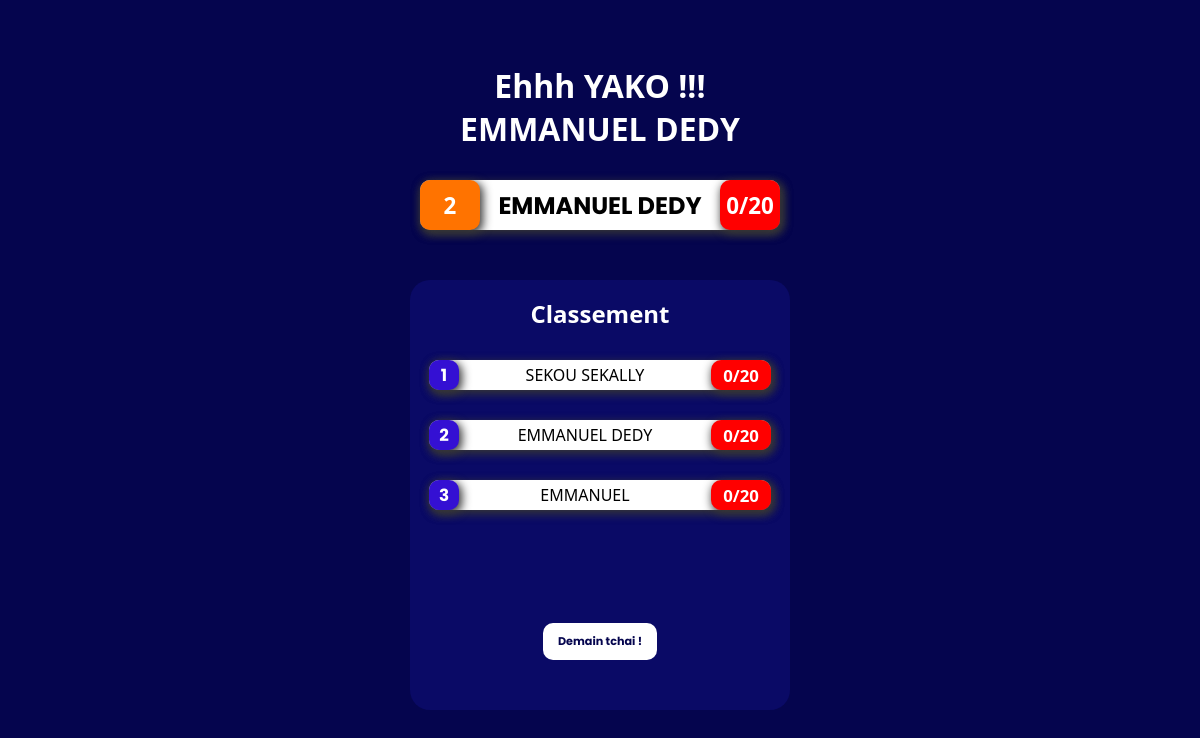
Page /admin (signed in) on the earlier database version.
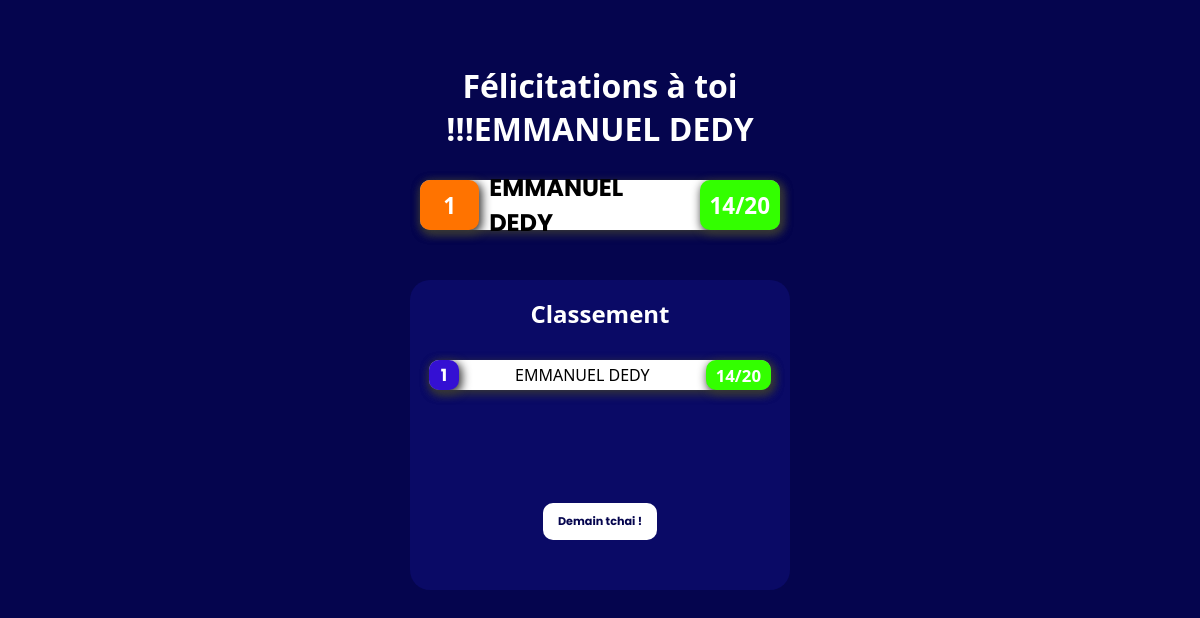
Same page on the later database version.
### app.py (models this page shows, shortened)
class Profiles(db.Model):
    id = db.Column(db.Integer, primary_key = True)
    nom = db.Column(db.String(20), unique = False , nullable = False)
    password = db.Column(db.String(8),nullable = False)

class classement(db.Model):
    id = db.Column(db.Integer, primary_key = True)
    comp = db.Column(db.String(20), unique = False , nullable = False)
    note = db.Column(db.Integer)

### app.py (the view)
@app.route('/admin')
def admin():
    if 'utilisateur_id' in session:
        sessionp = Profiles.query.get(session['utilisateur_id'])
    else:
        return redirect('/pre')
    classep = classement.query.all()
    eudpe = Profiles.query.all()
    datae = compte.query.get(2)
    tab = []
    for i in classep :
        tab.append([i.note,i.comp ])
    q=[]
    tab = sorted(tab)
    w= reversed(tab)
    comp=[]
    for i in tab:
        q.append(i[0])
    maxe = max(q)
    for i in tab:
        if maxe == i[0] :
            aqsz = i
            print(aqsz)
            break
    dss = sessionp.nom
    txs= [datae.comp,dss]
    print(txs)
    lenm= len(tab)-2
    qcs=[]
    for a in tab[::-1]:
        qcs.append(a)
    qsw = qcs.index(txs)+1
    session.pop('utilisateur_id', None)
    return render_template("admin.html",tab=qcs,comp=comp,maxe=txs,lenm=lenm,qsw=qsw)

### templates/admin.html (shortened to what this page needs)
<!DOCTYPE html>
<html lang="en">
<head>
    <link rel="stylesheet" href="/static/CSS/admin.css">
</head>
<body>
    <div class="aqwxc">
            {% if maxe[0]>= 10 %}
        <div class="clase" style="color: white;">
            <a href="/fin" style="text-decoration: none;color: white;"><h1 id="class" style="text-align: center;">Félicitations à toi !!!<span style="text-transform: uppercase;font-family: 'Segoe UI', Tahoma, Geneva, Verdana, sans-serif;">{{maxe[1]}}</span> </h1></a>
        </div>
        {% else %}
        <div class="clase" style="color: white;">
            <a href="/fin" style="text-decoration: none;color: white;"><h1 id="class" style="text-align: center;">Ehhh YAKO !!! <span style="text-transform: uppercase;font-family: 'Segoe UI', Tahoma, Geneva, Verdana, sans-serif;">{{maxe[1]}}</span> </h1></a>
        </div>
        {% endif %}
        {% if maxe %}
        <div class="lopm">
            <div class="lo1">
                <div class="lo105">
                    <h1 id="lo11">{{qsw}}</h1>
                </div>
                <div class="lo12">
                    <h2 style="text-transform: uppercase;">{{maxe[1]}}</h2>
                </div>
                {% if maxe[0]>= 10 %}
                    <div class="lo10">
                        <h1 id="lo11">{{maxe[0]}}/20</h1>
                    </div>
                {% else %}
                    <div class="lo100">
                        <h1 id="lo11">{{maxe[0]}}/20</h1>
                    </div>
                {% endif %}
            </div>
        </div>
        {% endif %}
        <section>
            <div class="clase5" style="color: white;">
                <a href="/fin" style="text-decoration: none;color: white;"><h1 id="class" style="text-align: center;">Classement </h1></a>
            </div>
            {% for i in tab %}
            <div class="lo">
                <div class="lo1">
                    <div class="lo14">
                        <h1 id="1">{{ loop.index }}</h1>
                    </div>
                    <div class="lo12">
                        <p style="text-transform: uppercase;font-family: 'Segoe UI', Tahoma, Geneva, Verdana, sans-serif;">{{ i[1] }}</p>
                    </div>
                    {% if i[0] >= 10 %}
                        <div class="lo10">
                            <h1 id="lo11">{{ i[0] }}/20</h1>
                        </div>
                    {% else %}
                        <div class="lo100">
                            <h1 id="lo11">{{ i[0] }}/20</h1>
                        </div>
                    {% endif %}
                </div>
            </div>
            {% endfor %}
            <div class="deco">
                <a href="/deconnexion" id="dec">Demain tchai !</a>
            </div>
        </section>
    </div>
</body>
</html>

### static/CSS/admin.css (style rules this page uses)
* { box-sizing: border-box; margin: 0; padding: 0; font-family: 'Poppins', sans-serif; }
body { background-color: rgb(5, 5, 78); width: 100%; }
.aqwxc { width: 100%; max-width: 400px; margin: 0 auto; margin-top: 50px; background-color: rgb(5, 5, 78); }
.clase { width: 100%; height: 100px; color: white; display: flex; align-items: end; justify-content: center; }
#class { font-family: system-ui, -apple-system, BlinkMacSystemFont, 'Segoe UI', Roboto, Oxygen, Ubuntu, Cantarell, 'Open Sans', 'Helvetica Neue', sans-serif; }
.lopm { display: flex; align-items: center; justify-content: center; flex-direction: column; width: 100%; gap: 20px; padding-top: 30px; padding-bottom: 30px; color: black; }
.lopm .lo1 { display: flex; align-items: center; justify-content: space-between; gap: 10px; width: 90%; height: 50px; background-color: white; border-radius: 10px; animation: wine 2s infinite; }
.lo { display: flex; align-items: center; justify-content: center; flex-direction: column; width: 100%; gap: 20px; padding-top: 30px; color: black; }
.lo1 { display: flex; align-items: center; justify-content: space-between; gap: 10px; width: 90%; height: 30px; background-color: white; border-radius: 10px; box-shadow: 2px 3px 10px 1px rgb(54, 54, 54); }
#lo11 { font-family: system-ui, -apple-system, BlinkMacSystemFont, 'Segoe UI', Roboto, Oxygen, Ubuntu, Cantarell, 'Open Sans', 'Helvetica Neue', sans-serif; }
.lo14 { display: flex; align-items: center; justify-content: center; font-size: 0.7rem; color: white; width: 30px; height: 30px; background-color: rgb(52, 16, 211); border-radius: 10px; box-shadow: 2px 3px 10px 1px rgb(54, 54, 54); }
.lo10 { display: flex; align-items: center; justify-content: center; font-size: 0.7rem; color: white; padding: 1px 10px; height: 100%; background-color: rgb(51, 255, 0); border-radius: 10px; box-shadow: 2px 3px 10px 1px rgb(54, 54, 54); }
.lo105 { display: flex; align-items: center; justify-content: center; font-size: 0.7rem; color: white; width: 60px; height: 100%; background-color: rgb(255, 115, 0); border-radius: 10px; box-shadow: 2px 3px 10px 1px rgb(54, 54, 54); }
.deco { display: flex; align-items: end; justify-content: center; width: 100%; height: 200px; }
#dec { display: flex; align-items: end; justify-content: center; border-radius: 10px; padding: 10px 15px; font-size: 0.7rem; color: rgb(5, 5, 78); padding-top: 10px; margin-bottom: 50px; background-color: rgb(255, 255, 255); text-decoration: none; font-weight: bolder; }
section { width: 95%; background-color: rgba(15, 15, 121, 0.575); border-radius: 20px; margin: 0 auto; }
.clase5 { width: 100%; height: 50px; margin-top: 20px; color: white; display: flex; align-items: end; justify-content: center; }

Differences in the rows shown:
removed classement: comp "SEKOU SEKALLY", note "0"
removed classement: comp "EMMANUEL", note "0"
changed classement "EMMANUEL DEDY": note "0" → "14"
Other differences:
{{ qsw }}: "2" → "1"
{{ maxe[0] }}: (not shown) → "14"
{{ maxe[0] }}: "0" → (not shown)
text no longer shown: "Ehhh YAKO !!!"
text now shown: "Félicitations à toi !!!"
